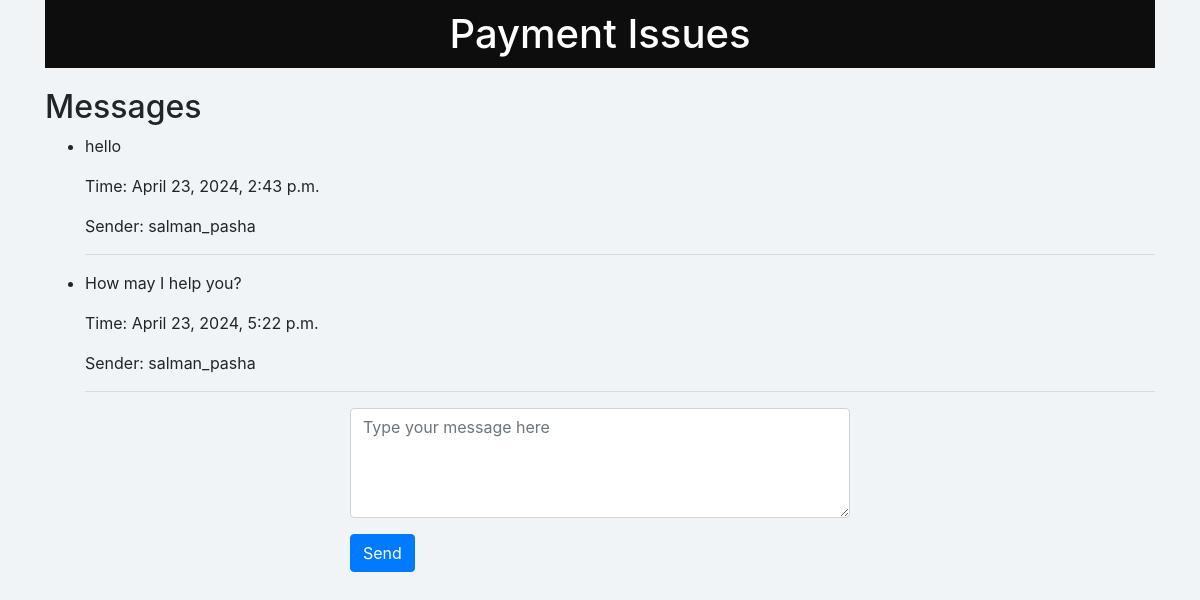
The page /support_detail/5/ (signed in) on the database its author committed.
### Support_Group/models.py (models this page shows, shortened)
class SupportGroup(models.Model):
    name = models.CharField(max_length = 200, unique= True)

class Message(models.Model):
    user = models.ForeignKey(get_user_model(), on_delete= models.CASCADE)
    support_group = models.ForeignKey(SupportGroup, on_delete = models.CASCADE)
    message = models.TextField()
    time = models.DateTimeField(auto_now_add = True)

### Login_Authentication/models.py (models this page shows)
class UserLoginAuth(AbstractUser):
    USERNAME_FIELD = 'username'
    EMAIL_FIELD = 'email_address'
    username = models.TextField(max_length = 20,unique = True, default = None)
    phone_number = models.CharField(max_length = 13,unique= True, blank=False)
    password = models.CharField(max_length = 8, default = None, null = True)
    email_address = models.EmailField(default =None, null = True,unique=True)

### Support_Group/views.py (the view)
# urls.py: path('support_detail/<int:group_id>/', support_detail, name = 'support_detail'),
@login_required
def support_detail(request, group_id):
    support_group = get_object_or_404(SupportGroup, id = group_id)
    messages = Message.objects.filter(support_group=support_group)
    context = {'group': support_group, 'messages': messages, 'group_id': support_group.id}
    return render(request, 'support_detail.html', context)

### Support_Group/templates/support_detail.html (shortened to what this page needs)
<!DOCTYPE html>
<html lang="en">
<head>
    <link rel="stylesheet" href="https://stackpath.bootstrapcdn.com/bootstrap/4.5.0/css/bootstrap.min.css">
    <link rel="stylesheet" href="https://cdnjs.cloudflare.com/ajax/libs/font-awesome/5.15.4/css/all.min.css" />
</head>
<body>
    <div class="container">
        <h1>{{ group.name }}</h1>
        <h2>Messages</h2>
        <ul>
            {% for message in messages %}
                <li>
                    <p>{{ message.message }}</p>
                    <p>Time: {{ message.time }}</p>
                    <p>Sender: {{ message.user.username }}</p>
                </li>
                <hr>
            {% empty %}
                <p>No messages yet.</p>
            {% endfor %}
        </ul>
        <form class="message-box" method="post" action="{% url 'send_message' group_id=group_id %}">
            <div class="form-group">
                <textarea class="form-control" name="message" rows="4" placeholder="Type your message here"></textarea>
            </div>
            <button type="submit" class="btn btn-primary">Send</button>
        </form>
    </div>
</body>
</html>

### Support_Group/templates/support_detail.html (style rules this page uses)
body { padding-top: 0; background-color: #f1f4f7; }
h1 { background-color: #0d0d0d; color: #fff; padding: 10px; text-align: center; margin-bottom: 20px; }
.message-box { margin: 0 auto; width: 500px; }

### rows shown on the page
SupportGroup: name "Payment Issues"
Message: message "hello", time "April 23, 2024, 2:43 p.m.", user.username "salman_pasha"
Message: message "How may I help you?", time "April 23, 2024, 5:22 p.m.", user.username "salman_pasha"
